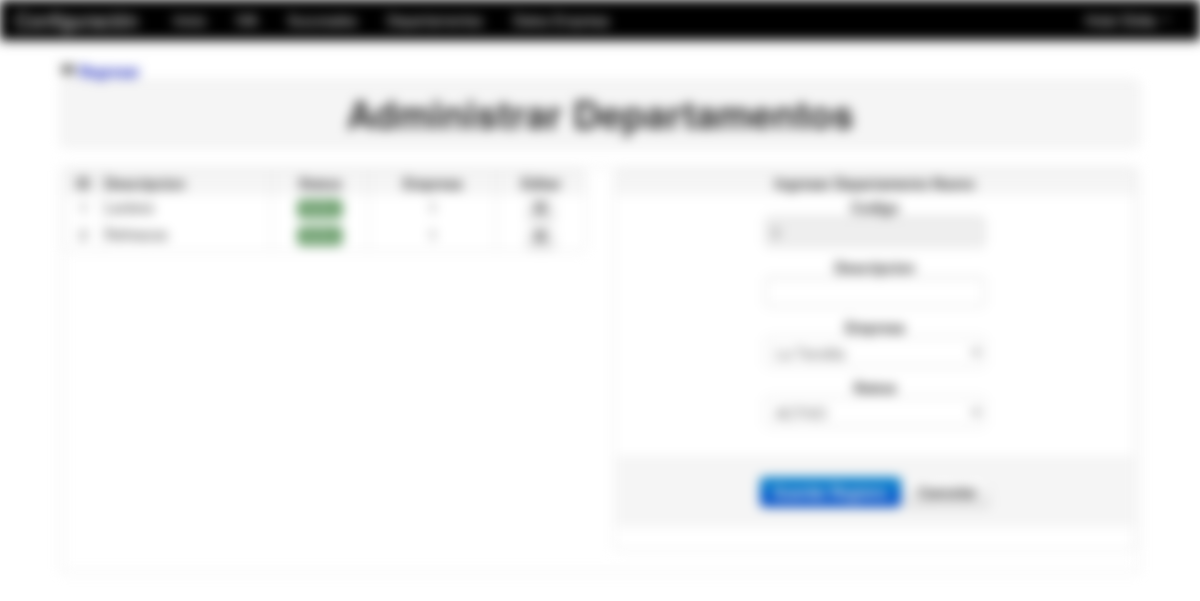
The page /Modulos/Datos/departamento.php (signed in) on the database its author committed.
### tables this page shows
CREATE TABLE IF NOT EXISTS `departamento` (
  `idDepartamento` int(11) NOT NULL,
  `nombreDepartamento` varchar(30) NOT NULL,
  `estado` varchar(15) NOT NULL,
  `empresa_idEmpresa1` int(11) NOT NULL
);

### Modulos/Datos/departamento.php (the view, shortened to what this page needs)
<?php
	include_once "class/class.php";
	include_once "../funciones.php";
	if(!empty($_GET['id'])){
		$id_depa=limpiar($_GET['id']);
		$id_depa=substr($id_depa,10);
		$id_depa=decrypt($id_depa,'URLCODIGO');
		$oDepa=new Consultar_Departamento($id_depa);
		if($oDepa->consultar("nombreDepartamento")==NULL){
			header('Location: departamento.php');
		}else{
			$titulo="Actualizar Departamento";
			$boton="Actualizar Departamento";
			$nombre_depa=$oDepa->consultar("nombreDepartamento");
			$estado_depa=$oDepa->consultar("estado");
      $idEmpresa=$oDepa->consultar("empresa_idEmpresa1");
		}
	}else{
		$pame=mysql_query("SELECT MAX(idDepartamento)as maximo FROM departamento");
		if($row=mysql_fetch_array($pame)){
			if($row['maximo']==NULL){
				$id_depa=1;
			}else{
				$id_depa=$row['maximo']+1;
			}
		}
		$titulo="Ingresar Departamento Nuevo";
		$boton="Guardar Registro";
		$nombre_depa='';
		$estado_depa='';
    $idEmpresa='';
	}
?>
<!DOCTYPE html>
<html lang="es">
  <head>
    <link href="../../css/bootstrap.css" rel="stylesheet">
    <link href="../../css/bootstrap-responsive.css" rel="stylesheet">
  </head>
  <body>
    <?php include_once "../../menu/m_datos.php"; ?>
	<div align="center">
    	<table width="90%">
          <tr>
            <td>
            	<a href="index.php"><strong><i class="icon-fast-backward"></i> Regresar</strong></a>
            	<table class="table table-bordered">
                  <tr class="well">
                    <td><h1 align="center">Administrar Departamentos</h1></td>
                  </tr>
                </table>
                <table class="table table-bordered">
                	<tr>
                    	<td>
                        	<div class="row-fluid">
                            	<div class="span6">
                                	<table class="table table-bordered table table-hover">
                                      <tr class="well">
                                        <td><strong><center>ID</center></strong></td>
                                        <td><strong>Descripcion</strong></td>
                                        <td><strong><center>Status</center></strong></td>
                                        <td><strong><center>Empresa</center></strong></td>
                                        <td><strong><center>Editar</center></strong></td>
                                      </tr>
                                      <?php
                  									  	$pame=mysql_query("SELECT * from departamento d INNER JOIN empresa e ON e.idEmpresa=d.empresa_idEmpresa1  ORDER BY idDepartamento");
                  										while($row=mysql_fetch_array($pame)){
                  											$url=cadenas().encrypt($row['idDepartamento'],'URLCODIGO');
                  									  ?>
                                      <tr>
                                        <td><center><?php echo $row['idDepartamento']; ?></center></td>
                                        <td><?php echo $row['nombreDepartamento']; ?></td>
                                        <td><center><?php echo estado($row['estado']); ?></center></td>
                                        <td><center><?php echo $row['empresa_idEmpresa1']; ?></center></td>
                                        <td>
                                        	<center>
                                                <a href="departamento.php?id=<?php echo $url; ?>" class="btn btn-mini">
                                                    <i class="icon-edit"></i>
                                                </a>
                                            </center>
                                        </td>
                                      </tr>
                                      <?php } ?>
                                    </table>
                                </div>
                            	<div class="span6">
                                	<table class="table table-bordered">
                                      <tr class="well">
                                      	<td><center><strong><?php echo $titulo; ?></strong></center></td>
                                      </tr>
                                      <tr>
                                      	<td>
                                        	<div align="center">
                                       	  	<form name="form1" method="post" action="">
                                            	<strong>Codigo</strong><br>
                                                <input type="text" name="idDepartamento" value="<?php echo $id_depa; ?>" readonly autocomplete="off"><br>
                                                <strong>Descripcion</strong><br>
                                                <input type="text" name="nombreDepartamento" value="<?php echo $nombre_depa; ?>" required autocomplete="off"><br>
                                                <strong>Empresa</strong><br>
                                                <select name="idEmpresa">
                                                  <?php $pa=mysql_query("SELECT * FROM empresa");
                                                      while($row=mysql_fetch_array($pa)){
                                                        if($row['idEmpresa']==$idEmpresa){
                                                          echo '<option value="'.$row['idEmpresa'].'" selected>'.$row['empresa'].'</option>';
                                                        }else{
                                                          echo '<option value="'.$row['idEmpresa'].'">'.$row['empresa'].'</option>';
                                                        }
                                                      }
                                                    ?>
                                                </select><br>
                                                <strong>Status</strong><br>
                                                <select name="estado">
                                                	<option value="s" <?php if($estado_depa=='s'){ echo 'selected'; } ?>>ACTIVO</option>
                                                </select><br>
                                                <div class="form-actions">
                                                  <button type="submit" class="btn btn-primary"><strong><?php echo $boton; ?></strong></button>
                                                  <a href="departamento.php" class="btn"><strong>Cancelar</strong></a>
                                                </div>
                                   	    	</form>
                                            </div>
                                        </td>
                                      </tr>
                                    </table>
                                </div>
                            </div>
                        </td>
                    </tr>
                </table>
            </td>
          </tr>
        </table>
    </div>
  </body>
</html>

### Modulos/funciones.php (shortened to what this page needs)
<?php
	function encrypt($string, $key) {
		$result = ''; $key=$key.'2013';
	   	for($i=0; $i<strlen($string); $i++) {
			  $char = substr($string, $i, 1);
			  $keychar = substr($key, ($i % strlen($key))-1, 1);
			  $char = chr(ord($char)+ord($keychar));
			  $result.=$char;
	   	}
	   	return base64_encode($result);
	}
	function cadenas(){
		return 'YABCDFGJAH';
	}
	function estado($estado){
		if($estado=='s'){
			return '<span class="label label-success">Activo</span>';
		}else{
			return '<span class="label label-important">No Activo</span>';
		}
	}
?>

### Modulos/Datos/departamento.php (style rules this page uses)
body { padding-top: 60px; padding-bottom: 40px; }

### rows shown on the page
departamento: nombreDepartamento "Lacteos", estado "Activo"
departamento: nombreDepartamento "Refrescos", estado "Activo"

### other values the page prints
$_SESSION['user_name'] "Elidia"
$titulo "Ingresar Departamento Nuevo"
$boton "Guardar Registro"
form field idEmpresa "La Tiendita"
